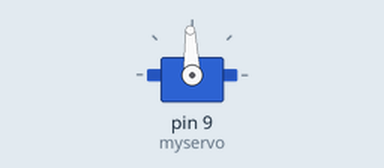
The sketch below on a simulated Arduino Uno, built with avr-gcc and run on an emulated ATmega328P. On the bench: servo.

Above: at 0.05 s.
At 1.8 s:
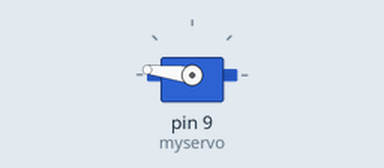
At 3.55 s:
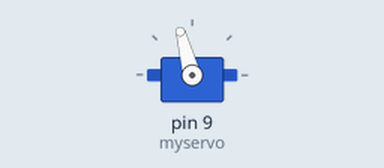
At 7.55 s:
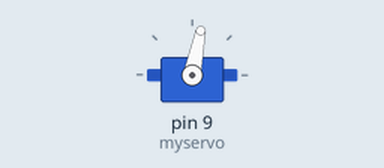
Timing chart, 0 to 10.1 s (numbered marks = the images above):
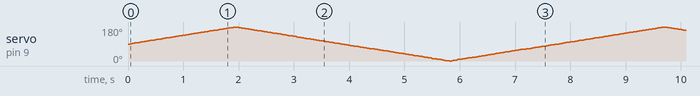

The sketch:

aaaa.ino
```cpp
#include <VarSpeedServo.h>

VarSpeedServo myservo;    // create servo object to control a servo

void setup() {
  myservo.attach(9);  // attaches the servo on pin 9 to the servo object
}

void loop() {
  myservo.write(180, 30, true);        // move to 180 degrees, use a speed of 30, wait until move is complete
  myservo.write(0, 30, true);        // move to 0 degrees, use a speed of 30, wait until move is complete
}
```
